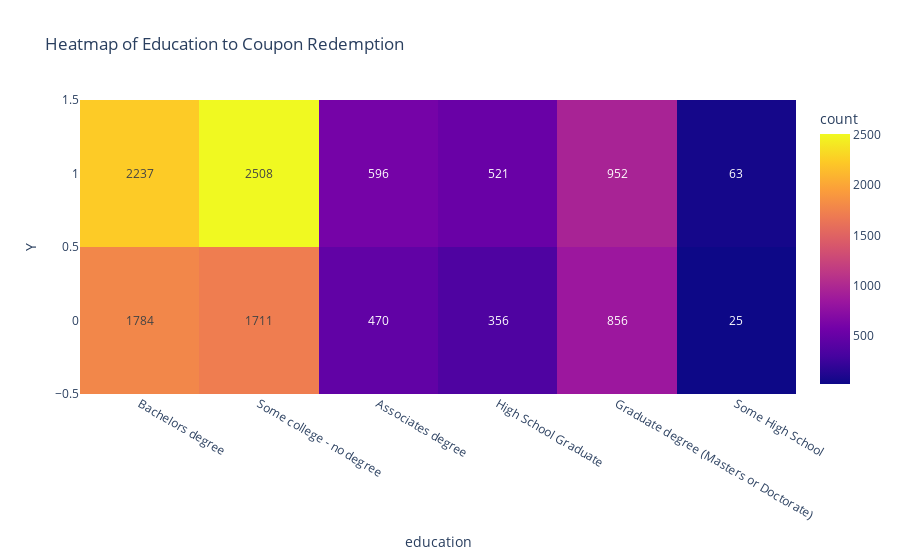

The cell this chart's notebook holds for it:
### Code cell
# Are coupons more likely to be redemmed if the place happens to be in the same direction ?
px.density_heatmap(data_frame=data_clean, x='education', y='Y', text_auto=True, title="Heatmap of Education to Coupon Redemption")
## -- Take aways
# Data is heavy with customers with Bachelor's degree or some college. Need to calculate the ratio / proportion since just the numbers do not tell us anything.

### Figure 1 — Plotly figure (JSON) as saved in the notebook; plotly's stock layout.template omitted (floating-point values rounded to 4 significant figures; data arrays with more than 128 entries replaced by an {"elided": "..."} marker saying what was removed)
{"data": [{"coloraxis": "coloraxis", "hovertemplate": "education=%{x}<br>Y=%{y}<br>count=%{z}<extra></extra>", "name": "", "texttemplate": "%{z}", "type": "histogram2d", "x": {"elided": "12079 str values"}, "xaxis": "x", "xbingroup": "x", "y": {"elided": "12079 int values"}, "yaxis": "y", "ybingroup": "y"}], "layout": {"coloraxis": {"colorbar": {"title": {"text": "count"}}, "colorscale": [[0, "#0d0887"], [0.1111, "#46039f"], [0.2222, "#7201a8"], [0.3333, "#9c179e"], [0.4444, "#bd3786"], [0.5556, "#d8576b"], [0.6667, "#ed7953"], [0.7778, "#fb9f3a"], [0.8889, "#fdca26"], [1, "#f0f921"]]}, "legend": {"tracegroupgap": 0}, "title": {"text": "Heatmap of Education to Coupon Redemption"}, "xaxis": {"anchor": "y", "domain": [0, 1], "title": {"text": "education"}}, "yaxis": {"anchor": "x", "domain": [0, 1], "title": {"text": "Y"}}}}
